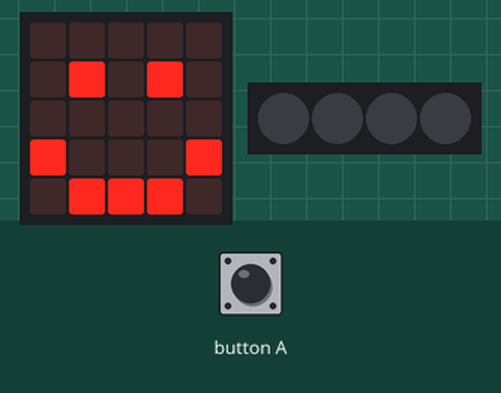
The program below on a simulated BBC micro:bit (MakeCode). On the bench: the board's 5×5 LED display, 4 RGB LEDs in strip order, left to right. Inputs (shaded band) come from the test bench. Dim RGB values are drawn brighter than linear.

Above: at 1.8 s.
1.9 s: button A pressed for 0.15 s
At 3.1 s:
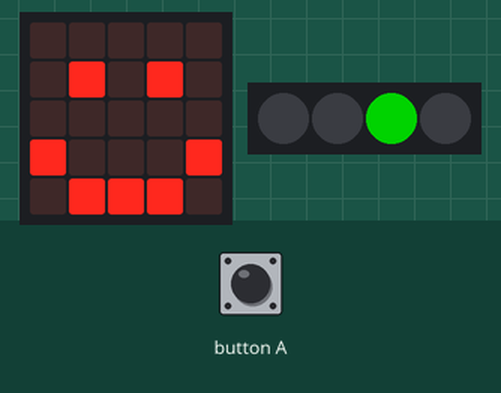
At 4.6 s:
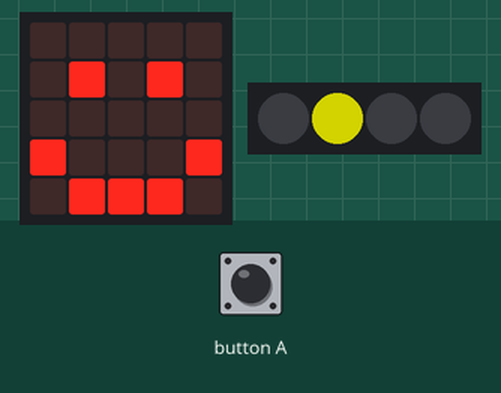
Timing chart, 0 to 9.6 s (numbered marks = the images above; inputs shaded):
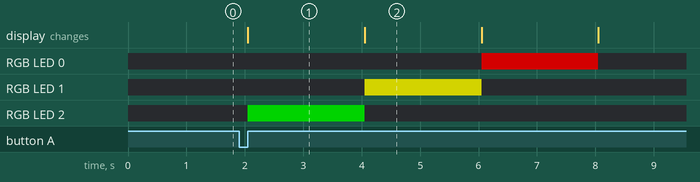

The program:

main.ts
```typescript
// (licence header left out)
// variables
let neopixelStrip: neopixel.Strip = null

// setup
basic.clearScreen()
neopixelStrip = neopixel.create(DigitalPin.P16, 4, NeoPixelMode.RGB)
neopixelStrip.setPixelColor(0, neopixel.colors(NeoPixelColors.Black))
neopixelStrip.setPixelColor(1, neopixel.colors(NeoPixelColors.Black))
neopixelStrip.setPixelColor(2, neopixel.colors(NeoPixelColors.Black))
neopixelStrip.setPixelColor(3, neopixel.colors(NeoPixelColors.Black))
neopixelStrip.show()
basic.showIcon(IconNames.Happy)

// Button A Pressed
input.onButtonPressed(Button.A, function () {
    // Green light
    neopixelStrip.setPixelColor(2, neopixel.colors(NeoPixelColors.Green))
    neopixelStrip.show()
    basic.pause(2000)

    // yellow light
    neopixelStrip.setPixelColor(2, neopixel.colors(NeoPixelColors.Black))
    neopixelStrip.setPixelColor(1, neopixel.colors(NeoPixelColors.Yellow))
    neopixelStrip.show()
    basic.pause(2000)

    // red light
    neopixelStrip.setPixelColor(1, neopixel.colors(NeoPixelColors.Black))
    neopixelStrip.setPixelColor(0, neopixel.colors(NeoPixelColors.Red))
    neopixelStrip.show()
    basic.pause(2000)

    // Turn off all NeoPixels
    neopixelStrip.setPixelColor(0, neopixel.colors(NeoPixelColors.Black))
    neopixelStrip.setPixelColor(1, neopixel.colors(NeoPixelColors.Black))
    neopixelStrip.setPixelColor(2, neopixel.colors(NeoPixelColors.Black))
    neopixelStrip.setPixelColor(3, neopixel.colors(NeoPixelColors.Black))
    neopixelStrip.show()
})
```

Measured:
- after the input at 1.9 s, RGB LED 0: off → RGB(127, 0, 0) after 4.2 s, → off 2.0 s later; RGB LED 1: off → RGB(127, 127, 0) after 2.2 s, → off 2.0 s later; RGB LED 2: off → RGB(0, 127, 0) after 0.15 s, → off 2.0 s later
- what the display in image 1 shows lasts 2.0 s, from 2.1 s to 4.1 s
